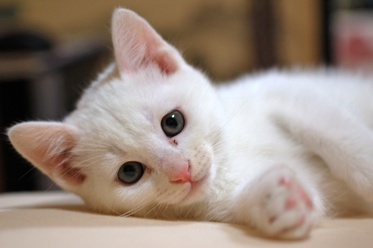
#> input picture image/input/cat.jpg, 373 x 248 px, shrunk from 1280 x 850 before the run, given in place of test2.jpg, which was not available
$ python outline_extraction.py
#> lines starting #> are read from the running program, lines starting #| are printed output that depends on the picture; after the words box and inside, x2 and y2 are one past the last pixel; in counts of white or black regions, pixels touching at a corner belong together; pictures that were not available may be replaced by others from this repository, and a replacement may not be noted
import cv2


def outline_extract(filename):  # 拡張子付き
    # グレースケールで読み込む
#> called with filename = 'test2.jpg'
    path = 'image/input/' + filename
    input = cv2.imread(path, 0)
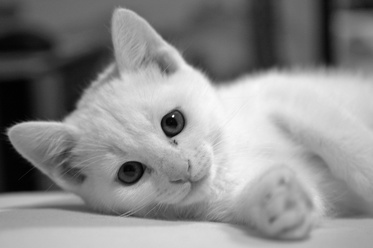
#> input: shape (248, 373); min 0, max 253, mean 140.2

    # 閾値
    threshold1 = 100
    threshold2 = 200
    # Cannyフィルタによる輪郭抽出
    output = cv2.Canny(input, threshold1, threshold2)
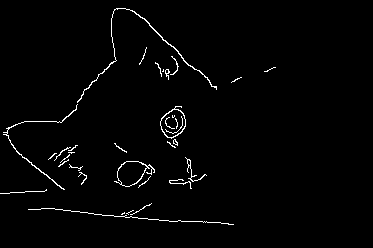
#> output: shape (248, 373); 1.7% white in thin lines or dots, all inside (x1, y1, x2, y2) = (0, 8, 276, 225)
    # 画像の出力
    # cv2.imshow("image",output)
    output_filename = filename.split('.')[0] + '_contour.jpg'
    cv2.imwrite("image/output/contour/" + output_filename, output)

    # cv2.waitKey()


if __name__ == "__main__":
    outline_extract('test2.jpg')

$ run again, on image/sample/dog.jpg
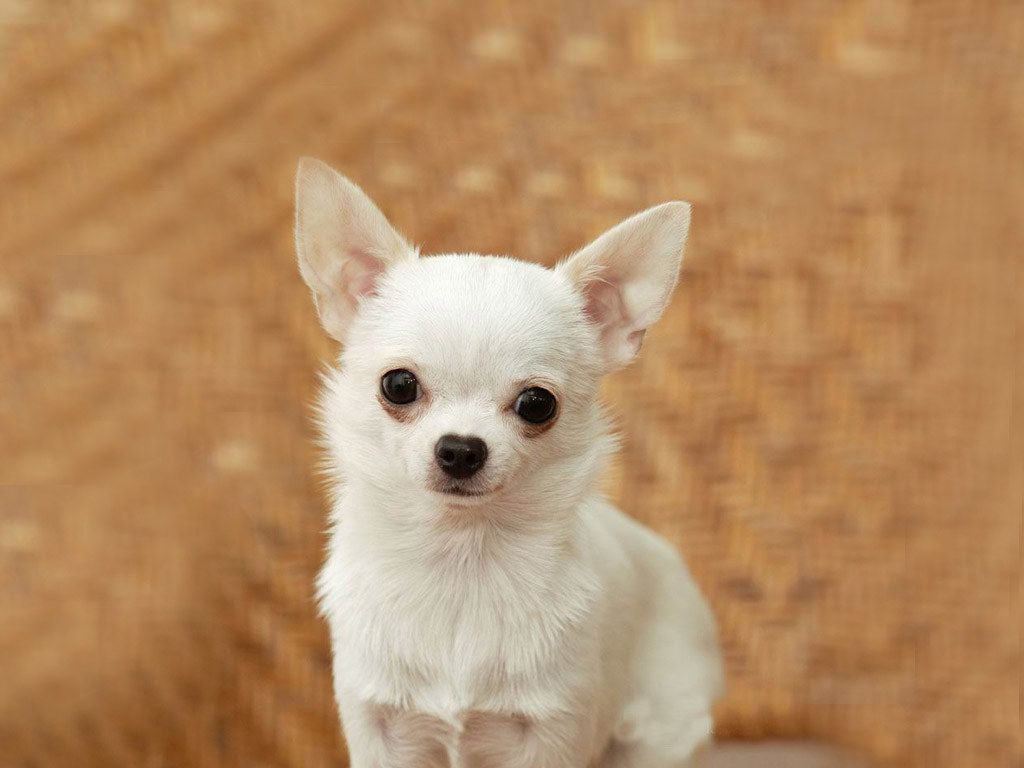
#> input picture image/sample/dog.jpg, 1024 x 768 px, given in place of test2.jpg, which was not available
#> in outline_extract, `input = cv2.imread(path, 0)`:
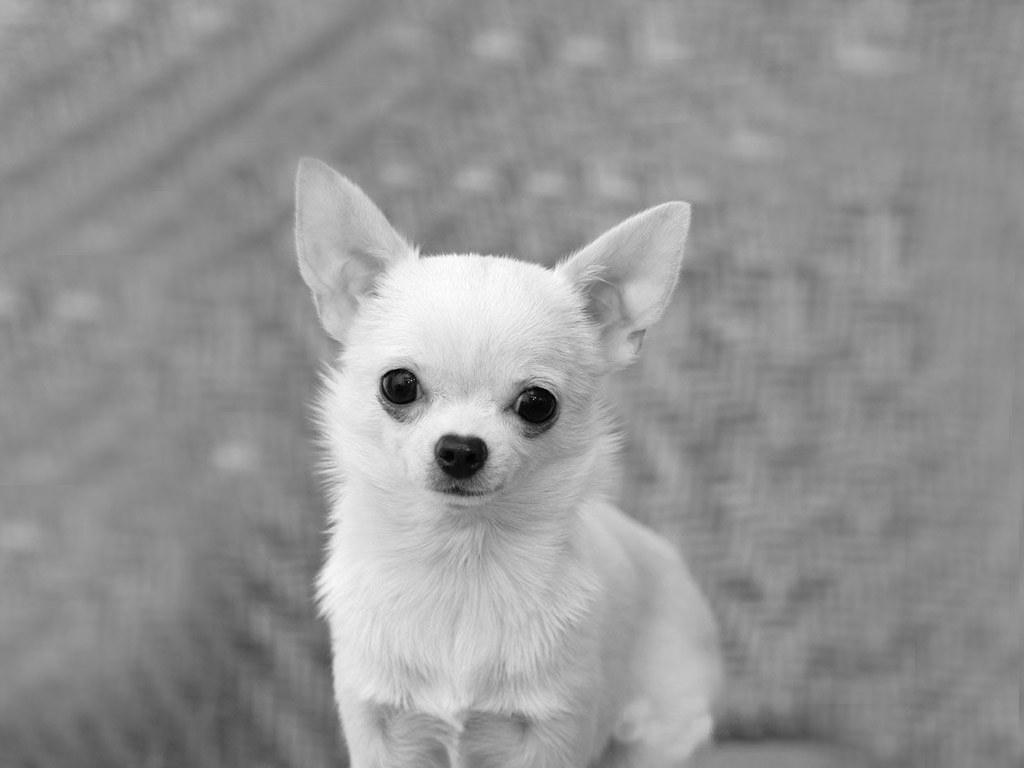
#> input: shape (768, 1024); min 0, max 255, mean 148.4
#> in outline_extract, `output = cv2.Canny(input, threshold1, threshold2)`:
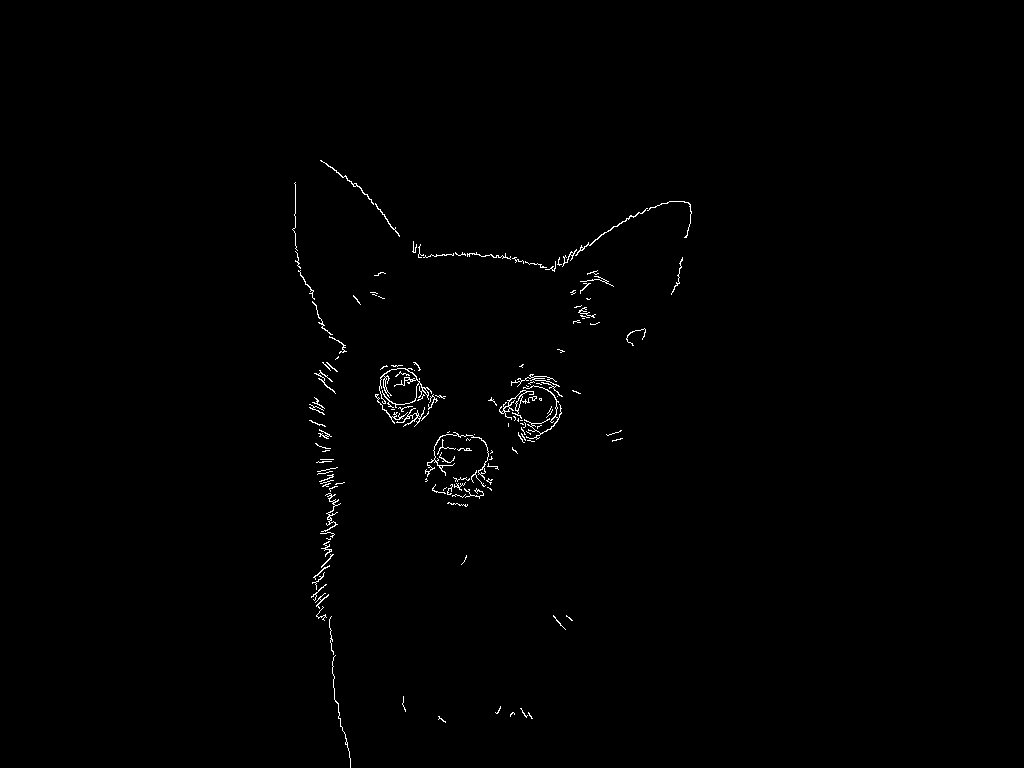
#> output: shape (768, 1024); 0.59% white in thin lines or dots, all inside (x1, y1, x2, y2) = (292, 160, 692, 768)
